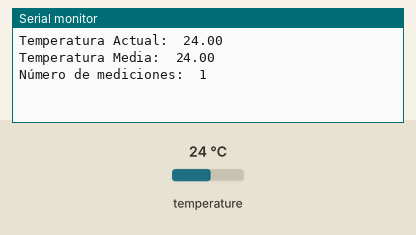
This sketch was run on a simulated Arduino Uno, built with avr-gcc and run on an emulated ATmega328P. On the bench: the last lines printed to the serial monitor. Inputs (shaded band) come from the test bench; at power-on: temperature 24 °C.

Above: at 1.5 s.
1.6 s: temperature set to 12 °C
At 5.0 s:
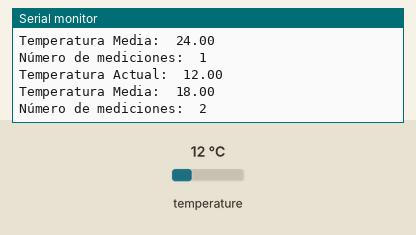
6.3 s: temperature set to 19 °C
At 7.8 s:
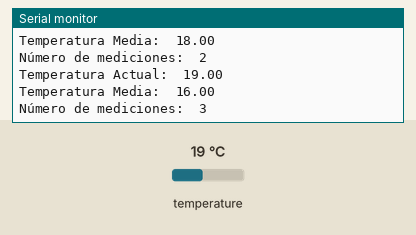
Timing chart, 0 to 9.3 s (numbered marks = the images above; inputs shaded):
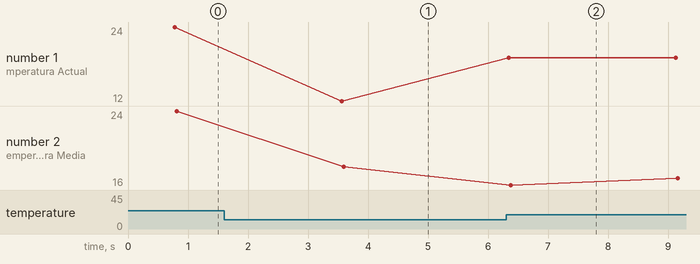

Measured:
- after the input at 1.6 s, the serial monitor: prints a new line after 2.0 s (image 1)
- after the input at 6.3 s, the serial monitor: prints a new line after 0.05 s (image 2)
- plotted number 1: 24 → 12 after the input at 1.6 s, 12 → 19 after the input at 6.3 s
- plotted number 2: 24 → 18 after the input at 1.6 s, 18 → 17.2 after the input at 6.3 s

The sketch:

Medidor_de_temperatura_y_su_media.ino
```cpp
#include <OneWire.h>
#include <DallasTemperature.h>

int Pin1 = 5;
int Pin2 = 6;
int Pin3 = 7;

OneWire oneWireBus(Pin1);
DallasTemperature sensor(&oneWireBus);

float temperaturaM;
float nuevoDato;
int mediciones = 1;


void setup() {

  Serial.begin(9600);
   sensor.begin();
}


void loop() {


  float T = (sensor.getTempCByIndex(0) + temperaturaM);

  float media = T /mediciones;

  sensor.requestTemperatures();


  Serial.print("Temperatura Actual:  ");
  Serial.println(sensor.getTempCByIndex(0));

  Serial.print("Temperatura Media:  ");
  Serial.println(media);

  Serial.print("Número de mediciones:  ");
  Serial.println(mediciones);

  Serial.println("");

  mediciones++;

  delay(2000);

  temperaturaM = T;


}
```
